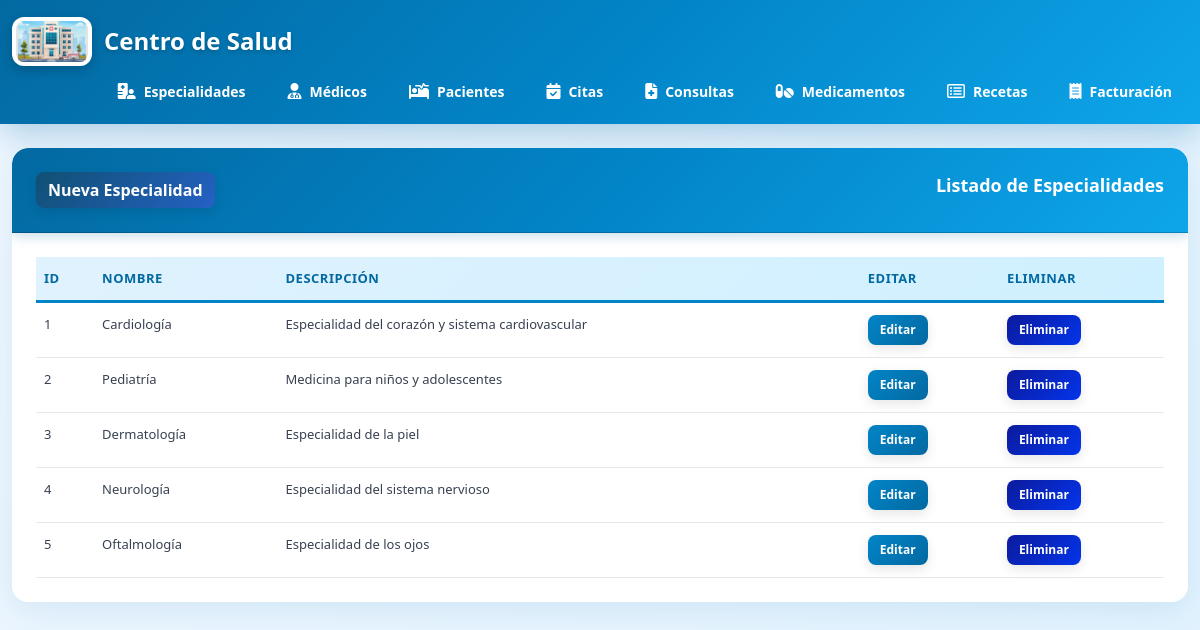
Screenshot of /especialidades/index.php with the database file from the repository.
### tables this page shows
CREATE TABLE especialidades (
  id_especialidad int auto_increment primary key,
  nombre varchar(100) not null unique,
  descripcion text
);

### especialidades/index.php (the view, shortened to what this page needs)
<?php
require_once '../config/database.php';
require_once '../includes/header.php';
$stmt = $pdo->query("SELECT * FROM especialidades");
$especialidades = $stmt->fetchAll(PDO::FETCH_ASSOC);
?>
<div class="card">
    <div class="card-header">
        <div class="row">
            <div class="col-md-6">
                <a href="create.php" class="btn btn-primary">Nueva Especialidad</a>
            </div>
            <div class="col-md-6">
                <div class="float-end">Listado de Especialidades</div>
            </div>
        </div>
    </div>
    <div class="card-body">
        <table class="table">
            <thead>
                <tr>
                    <th>ID</th>
                    <th>Nombre</th>
                    <th>Descripción</th>
                    <th>Editar</th>
                    <th>Eliminar</th>
                </tr>
            </thead>
            <tbody>
                <?php foreach ($especialidades as $especialidad): ?>
                <tr>
                    <td><?= $especialidad['id_especialidad'] ?></td>
                    <td><?= $especialidad['nombre'] ?></td>
                    <td><?= $especialidad['descripcion'] ?></td>
                    <td>
                        <a href="edit.php?id=<?= $especialidad['id_especialidad'] ?>" class="btn btn-warning btn-sm">Editar</a>
                    </td>
                    <td>
                        <a href="delete.php?id=<?= $especialidad['id_especialidad'] ?>" class="btn btn-danger btn-sm">Eliminar</a>
                    </td>
                </tr>
                <?php endforeach; ?>
            </tbody>
        </table>
    </div>
</div>
<?php require_once '../includes/footer.php'; ?>

### public/css/style.css (style rules this page uses)
* { margin: 0; padding: 0; box-sizing: border-box; }
body { background: linear-gradient(135deg, #f0f7ff 0%, #e0f2fe 100%); font-family: 'Segoe UI', Tahoma, Geneva, Verdana, sans-serif; min-height: 100vh; }
.card { border: none !important; border-radius: 16px; box-shadow: 0 8px 32px rgba(3, 105, 161, 0.1); margin-bottom: 30px; overflow: hidden; background: white; }
.card-header { background: linear-gradient(135deg, #0369A1 0%, #0284C7 50%, #0EA5E9 100%) !important; color: white !important; border-radius: 16px 16px 0 0 !important; padding: 24px !important; font-weight: 600; font-size: 18px; box-shadow: 0 4px 12px rgba(3, 105, 161, 0.2); }
.card-body { padding: 24px; }
.btn { border-radius: 8px; font-weight: 600; transition: all 0.3s ease; box-shadow: 0 4px 12px rgba(0, 0, 0, 0.1); }
.btn-primary { background: linear-gradient(135deg, #105072 0%, #2461c4 100%) !important; border: none !important; color: white !important; }
.btn-warning { background: linear-gradient(135deg, #0284C7 0%, #0369A1 100%) !important; border: none !important; color: white !important; }
.btn-danger { background: linear-gradient(135deg, #0c1a9c 0%, #0335eb 100%) !important; border: none !important; color: white !important; }
.btn-sm { padding: 6px 12px; font-size: 12px; }
.table { background-color: white; margin-bottom: 0; }
.table thead { background: linear-gradient(135deg, #E0F2FE 0%, #CFF0FF 100%); }
.table th { font-weight: 700; color: #0369A1; border-bottom: 3px solid #0284C7; padding: 16px; text-transform: uppercase; font-size: 12px; letter-spacing: 0.5px; }
.table td { padding: 16px; border-bottom: 1px solid #e5e7eb; color: #374151; }
.table tbody tr { transition: all 0.3s ease; }
.row { display: flex; gap: 20px; }
.col-md-6 { flex: 1; }
.float-end { float: right; }
.table { width: 100%; white-space: normal; }
.table th, .table td { font-size: 13px; padding: 12px 8px; }

### rows the page displays
especialidades: id_especialidad "1", nombre "Cardiología", descripcion "Especialidad del corazón y sistema cardiovascular"
especialidades: id_especialidad "2", nombre "Pediatría", descripcion "Medicina para niños y adolescentes"
especialidades: id_especialidad "3", nombre "Dermatología", descripcion "Especialidad de la piel"
especialidades: id_especialidad "4", nombre "Neurología", descripcion "Especialidad del sistema nervioso"
especialidades: id_especialidad "5", nombre "Oftalmología", descripcion "Especialidad de los ojos"
